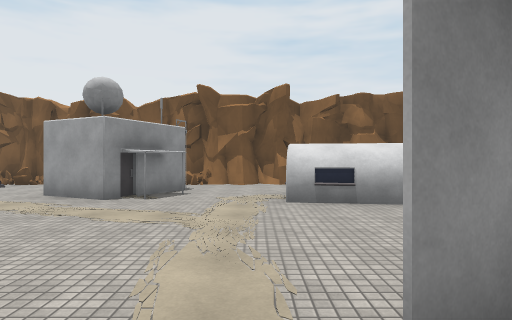
View 1 (above)

16 first-person views from a walk through a Unity game level. The camera is 1.5 m above the floor, looks level and sees 75° across. The floor is counted in squares, 2 m on a side. Each view is taken from the middle of a square. On the plan, view 1 faces up. The plan holds only what a view shows up to about 11 squares ahead; the rest is blank. The place goes on beyond the plan. Surface patterns are stand-ins for the level's own textures.

View 2
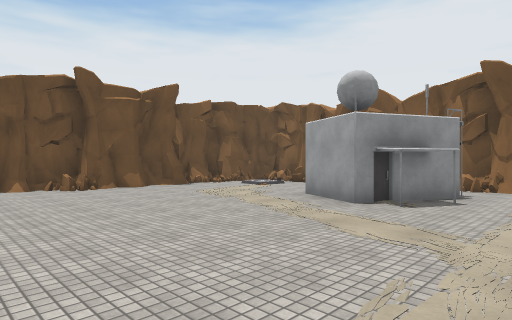

View 3
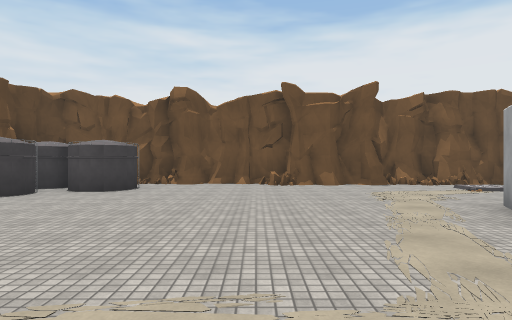

View 4
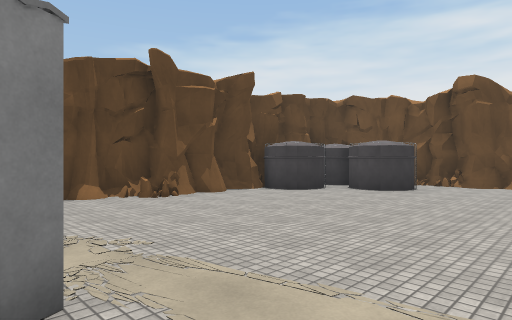

View 5
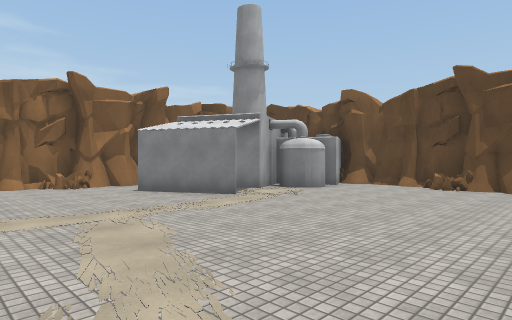

View 6
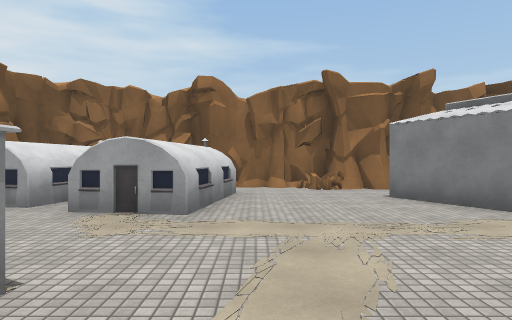

View 7
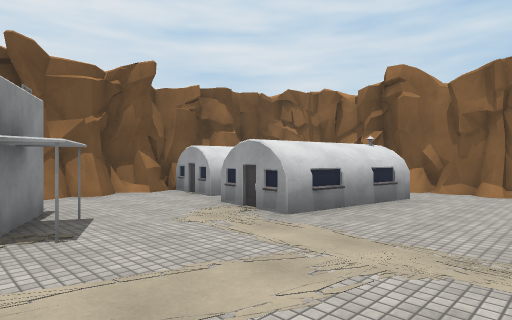

View 8
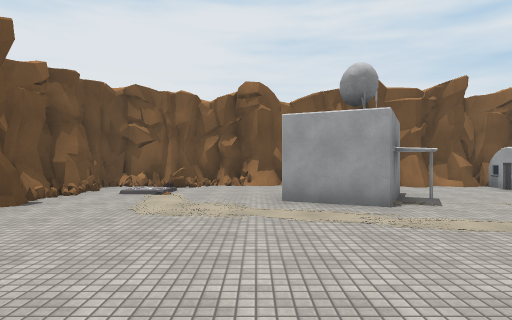

View 9
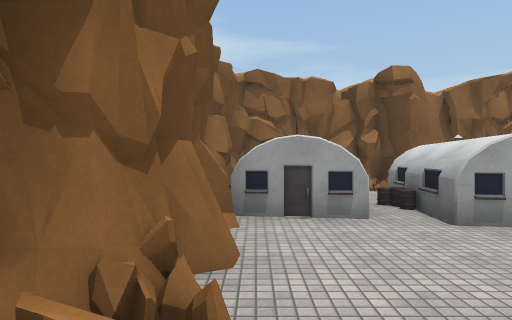

View 10
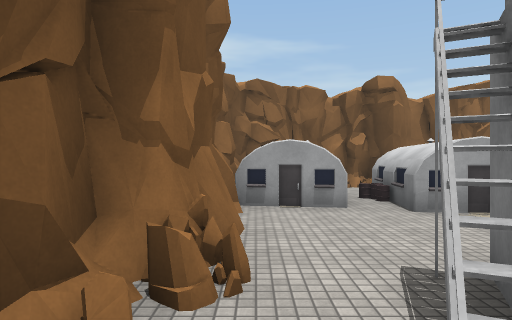

View 11
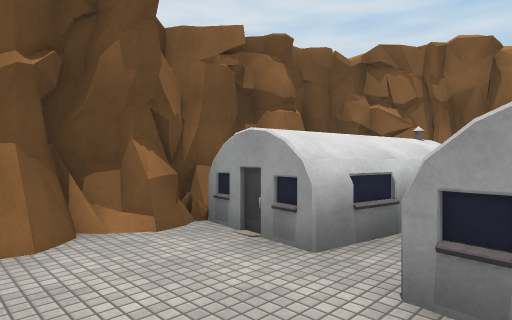

View 12
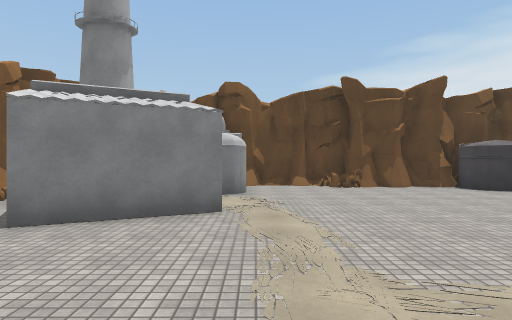

View 13
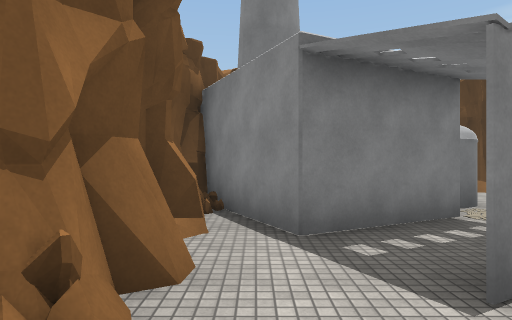

View 14
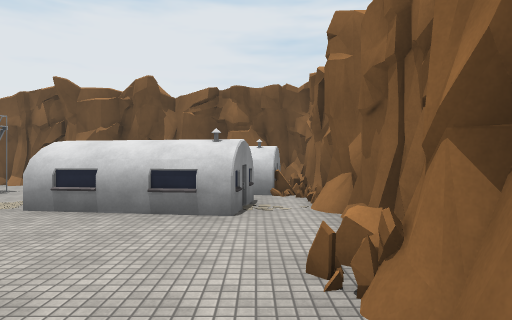

View 15
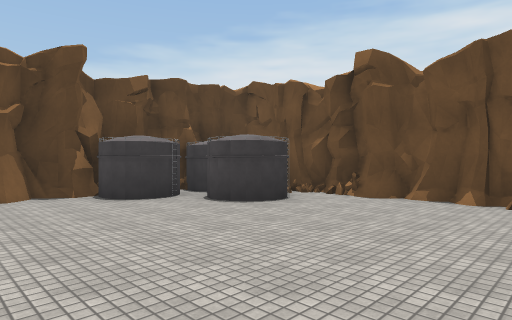

View 16
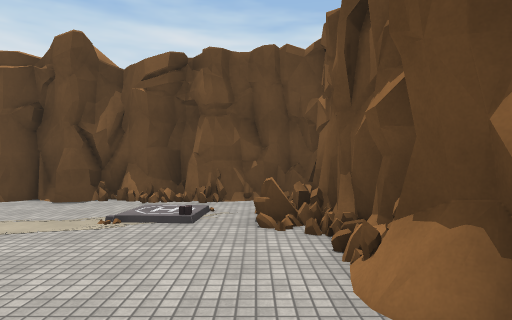

### Floor plan
Key: @ floor where view 1 was taken; # wall or solid block; . floor; / step, stairs or slope; = window, fence, low wall or low ledge; B building; O other object.
Columns run from 10 left of view 1 to 6 right of it. Each row starts with its distance up from view 1.
 11 ################
 10 #/.=....=...BBB#
  9 ##//..OO....BBB#
  8 ##//..  #....BB#
  7 #/....###..BBBB#
  6 ##.........BBB.##
  5 ##.............##
  4 ##..............#
  3 #..............##
  2 #..........##..#
  1 #..............#
  0 #.........@.####
 -1 ####........#
 -2   ###......##
 -3    ##..=...#
 -4     ########

Where each view was taken, in squares from view 1:
view 1: 0 up, 0 right, facing up
view 2: 1 up, 0 right, facing up-left
view 3: 3 up, 1 right, facing left
view 4: 3 up, 1 right, facing down-left
view 5: 6 up, 5 left, facing down-right
view 6: 5 up, 4 left, facing right
view 7: 3 up, 3 left, facing up-right
view 8: 1 up, 5 left, facing up
view 9: 10 up, 3 left, facing right
view 10: 10 up, 4 left, facing right
view 11: 7 up, 1 left, facing up-right
view 12: 6 up, 0 right, facing down
view 13: 4 up, 4 right, facing down
view 14: 1 up, 4 right, facing up
view 15: 4 up, 3 left, facing down-left
view 16: 10 up, 3 left, facing left
